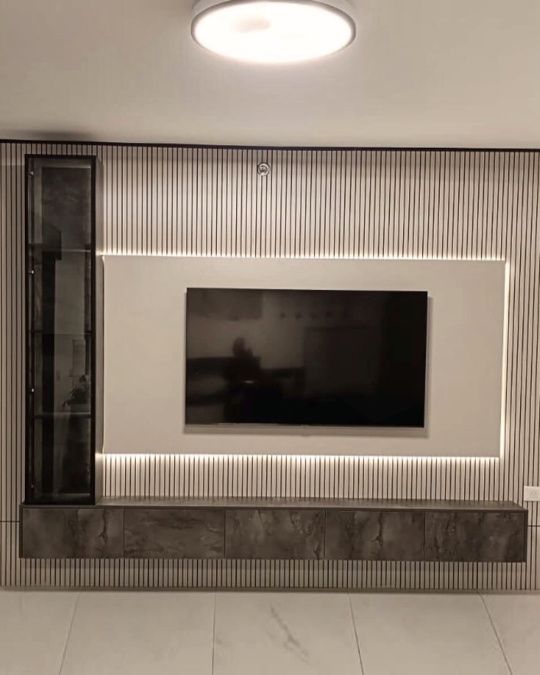
#> input picture projects/2026-10-designed-walls/carousel/p_dark.png, 1080 x 1350 px, given in place of dark_s.png, which was not available (shown at 1/2 size)
$ python post_prep.py
#> lines starting #> are read from the running program, lines starting #| are printed output that depends on the picture; pictures that were not available may be replaced by others from this repository, and a replacement may not be noted
"""Post photos (P16/P17): AI x4 -> whole wall, 4:5 crop of empty edges only, area-downscale to 1080x1350 PNG.
Lab shift vs source printed (<1 keeps the natural colours)."""
import cv2, numpy as np
def lab(im): return cv2.cvtColor(im, cv2.COLOR_BGR2LAB).reshape(-1, 3).astype(float).mean(0)
# (x0, x1) crop in source px; extra = rows of plain floor mirrored at the bottom (source px)
plan = {"dark": (69, 1109, 90), "panels": (110, 1106, 0), "slats": (89, 977, 0), "white": (8, 926, 0)}
for n, (x0, x1, extra) in plan.items():
    src = cv2.imread(f"work/prep/{n}_s.png"); up = cv2.imread(f"work/ai/{n}_x4.png")
#> further down, src is the input picture: shape (1350, 1080, 3); mean B, G, R 115, 127.8, 140.8
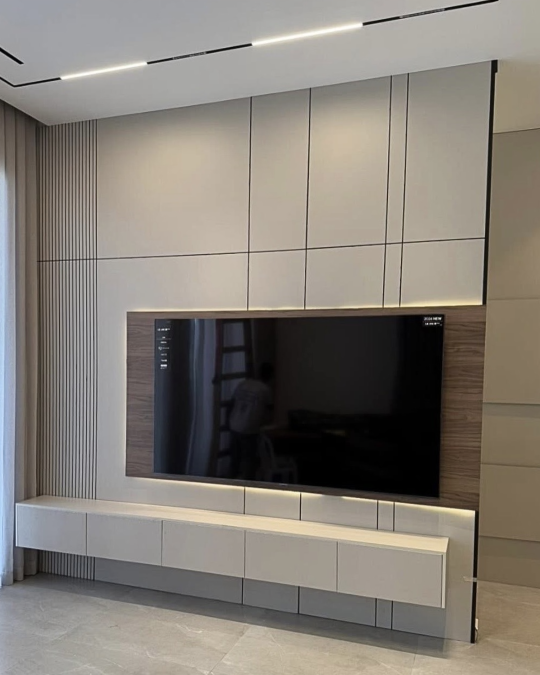
#> input picture projects/2026-10-designed-walls/carousel/p_panels.png, 1080 x 1350 px, given in place of dark_x4.png, which was not available (shown at 1/2 size)
#> further down, up is the input picture: shape (1350, 1080, 3); mean B, G, R 118.1, 125.9, 131.9
    im = up[:, x0 * 4:x1 * 4]
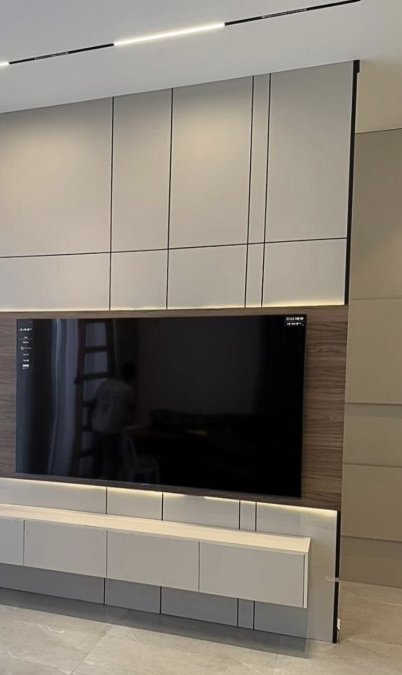
#> im: shape (1350, 804, 3) (shown at 1/2 size); mean B, G, R 112.6, 122.8, 130.1
    if extra:  # plain floor only: stretch the last 60 source rows of floor to 60+extra (no carpentry touched)
        f = cv2.resize(im[-60 * 4:], (im.shape[1], (60 + extra) * 4), interpolation=cv2.INTER_CUBIC)
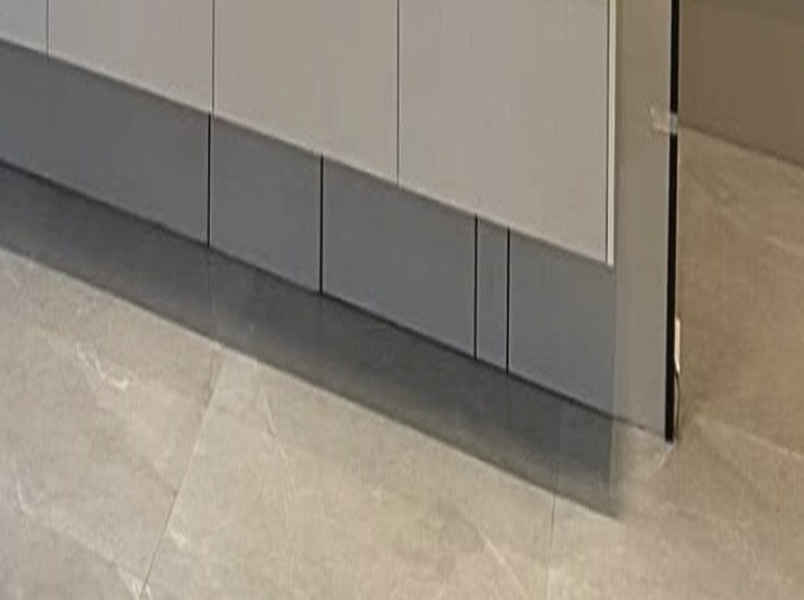
#> f: shape (600, 804, 3); mean B, G, R 121, 133.7, 142.1
        im = np.vstack([im[:-60 * 4], f])
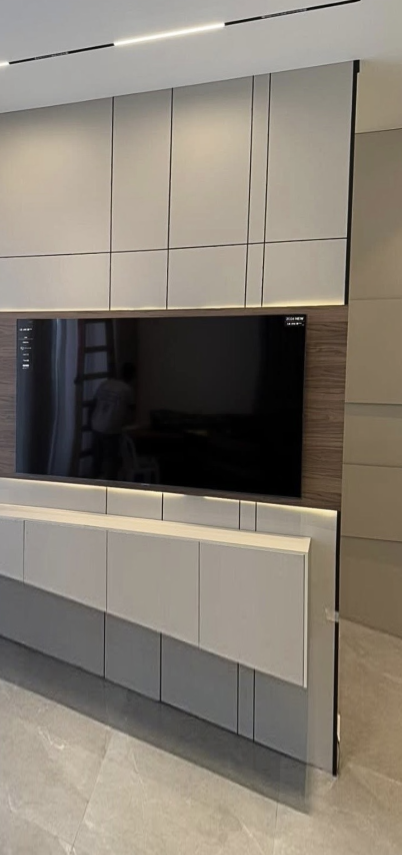
#> im: shape (1710, 804, 3) (shown at 1/2 size); mean B, G, R 114.4, 125.1, 132.6
    h, w = im.shape[:2]; tw = round(h * 0.8)
#> after `h, w = im.shape[:2]`: h = 1710; w = 804
#> after `tw = round(h * 0.8)`: tw = 1368
    if w > tw: c = (w - tw) // 2; im = im[:, c:c + tw]
    elif w < tw: th = round(w / 0.8); c = (h - th) // 2; im = im[c:c + th]
#> after `th = round(w / 0.8)`: th = 1005
#> after `c = (h - th) // 2`: c = 352
#> after `im = im[c:c + th]`:
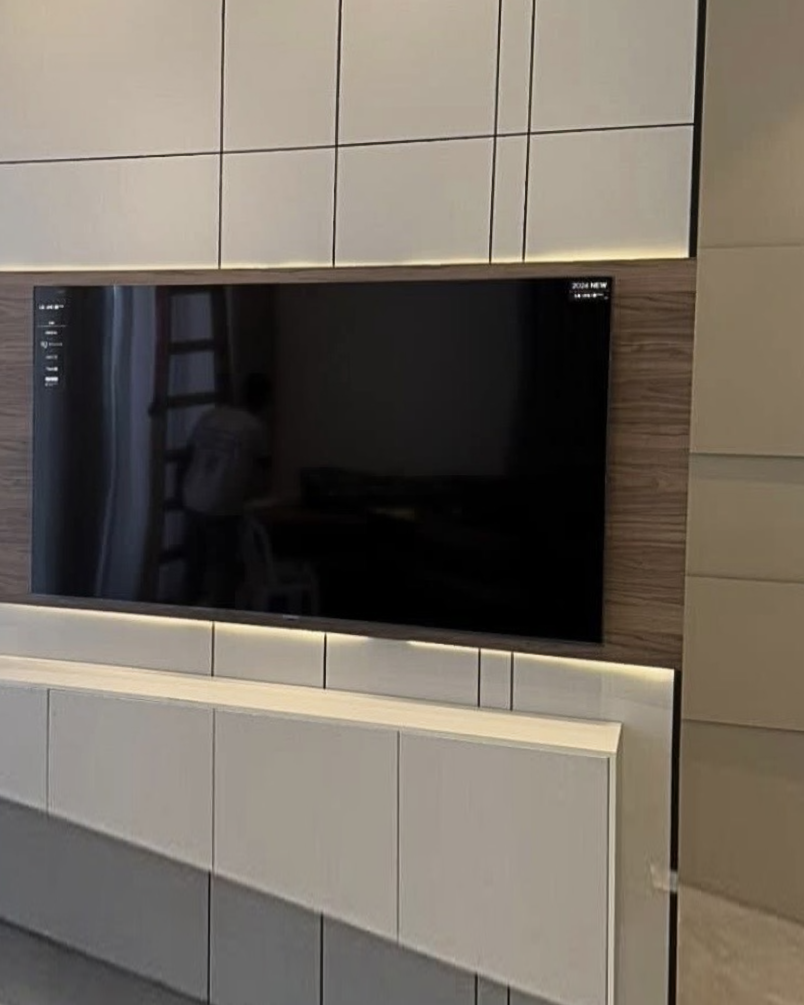
#> im: shape (1005, 804, 3); mean B, G, R 98.4, 108.3, 116
    out = cv2.resize(im, (1080, 1350), interpolation=cv2.INTER_AREA)
    ref = cv2.resize(src[:, x0:x1], (100, 100)); o = cv2.resize(out, (100, 100))
#> after `ref = cv2.resize(src[:, x0:x1], (100, 100))`:
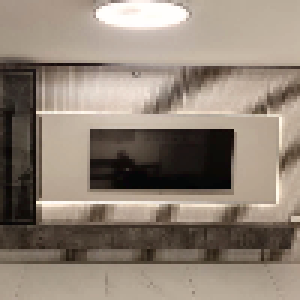
#> ref: shape (100, 100, 3) (shown 3 times larger); mean B, G, R 117.9, 130.8, 143.9
#> after `o = cv2.resize(out, (100, 100))`:
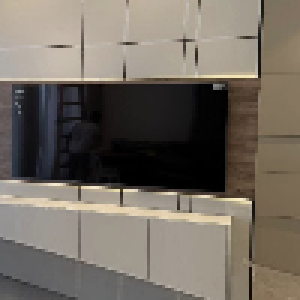
#> o: shape (100, 100, 3) (shown 3 times larger); mean B, G, R 98.2, 108, 115.8
    print(n, im.shape[:2], "Lab shift", np.round(lab(o) - lab(ref), 2))
#| dark (1005, 804) Lab shift [-23.93  -1.42  -2.34]
#> (the run stopped early here; a loop or call above may not have finished)
